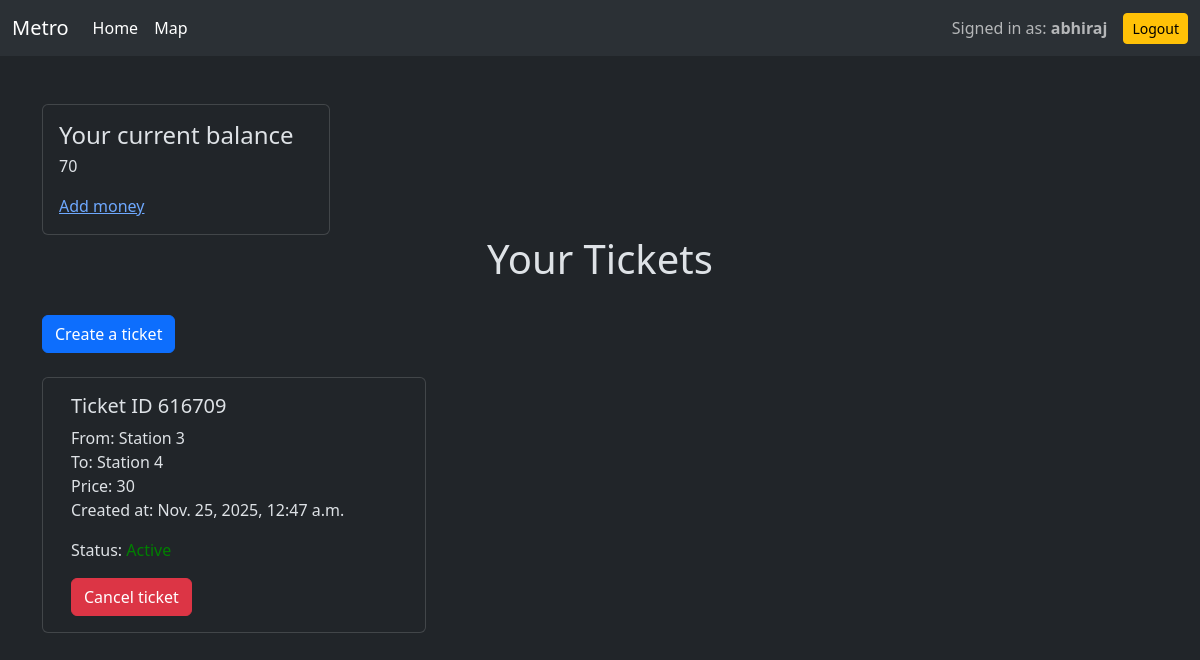
/ticket/ (signed in), run on the app's committed database.
### ticket/models.py (models this page shows, shortened)
class CustomUser(AbstractUser):
    balance = models.PositiveIntegerField(default=0)

class Ticket(models.Model):
    id = models.AutoField(primary_key=True)
    user = models.ForeignKey(settings.AUTH_USER_MODEL, on_delete=models.CASCADE)
    start_station = models.ForeignKey(Station, related_name='start', on_delete=models.CASCADE)
    end_station = models.ForeignKey(Station, related_name='end', on_delete=models.CASCADE)
    price = models.PositiveIntegerField(blank=True, null=True)
    created_at = models.DateTimeField(auto_now_add=True)
    uid = models.CharField(max_length=20)
    class Status(models.TextChoices):
        ACTIVE = 'ACTIVE', 'Active'
        IN_USE = 'IN_USE', 'In Use'
        EXPIRED = 'EXPIRED', 'Expired'
        USED = 'USED', 'Used'
    status = models.CharField(max_length=10, choices=Status.choices, default=Status.ACTIVE)

class Station(models.Model):
    id = models.AutoField(primary_key=True)
    name = models.CharField(max_length=100)
    def __str__(self):
        return self.name

### ticket/views.py (the view)
# urls.py: path('', views.ticket_list, name='ticket_list'),
@login_required
def ticket_list(request):
    tickets = Ticket.objects.all()
    for ticket in tickets:
        if ticket.created_at + datetime.timedelta(days=1) < timezone.now():
            ticket.status = ticket.Status.EXPIRED
            ticket.save()
    return render(request, "ticket_list.html", {"tickets": tickets})

### ticket/templates/ticket_list.html (shortened to what this page needs)
{% extends "layout.html" %}
{% block content %}
<br>
<div class="card" style="width: 18rem;">
  <div class="card-body">
    <h4 class="card-title">Your current balance</h4>
    <p class="card-text">{{user.balance}}</p>
    <a href="{% url "add_money" %}" class="card-link">Add money</a>
  </div>
</div>
<h1>Your Tickets</h1>
<a class="btn btn-primary mb-4 mt-4" href="{% url 'ticket_create' %}">Create a ticket</a>
<div class="container row gap-3">
    {% for ticket in tickets %}
    {% if ticket.user == request.user %}
        <div class="card" style="width: 24rem;">
        <div class="card-body">
            <h5 class="card-title"> Ticket ID {{ticket.uid}} </h5>
            <p class="card-text">From: {{ticket.start_station}} <br> To: {{ticket.end_station}} <br> Price: {{ticket.price}} <br> Created at: {{ticket.created_at}}<br></p>
            <p class="card-text bold-text" >Status: {% if ticket.status == 'ACTIVE' %}
                                        <span style="color: green;">Active</span>
                                        {% elif ticket.status == 'IN_USE' %}
                                            <span style="color: orange;">In Use</span>
                                        {% else %}
                                            <span style="color: red;">Expired</span>
                                        {% endif %}
                </p>
        {% if ticket.status == 'ACTIVE' %}
            <a href="{% url "ticket_cancel" ticket.id %}" class="btn btn-danger">Cancel ticket</a>
        {% endif %}
    </div>
</div>
    {% endif %}
    {% endfor %}
</div>
{% endblock %}

### templates/layout.html (shortened to what this page needs)
{% load static %}
{% load socialaccount %}
<!DOCTYPE html>
<html lang="en" data-bs-theme="dark">
<head>
    <link href="https://cdn.jsdelivr.net/npm/bootstrap@5.3.2/dist/css/bootstrap.min.css" rel="stylesheet">
</head>
<body>
    <nav class="navbar navbar-expand-lg bg-body-tertiary">
        <div class="container-fluid">
            <a class="navbar-brand">Metro</a>
            <div class="collapse navbar-collapse" id="navbarSupportedContent">
                <ul class="navbar-nav me-auto mb-2 mb-lg-0">
                    <li class="nav-item">
                        <a class="nav-link active" aria-current="page" href="{% url 'ticket_list' %}">Home</a>
                    </li>
                    <li class="nav-item">
                        <a class="nav-link active" aria-current="page" href="{% url 'ticket_map' %}">Map</a>
                    </li>
                </ul>
            </div>
            <div class="d-flex align-items-center gap-2 mt-2 mt-lg-0">
                {% if user.is_authenticated %}
                    <span class="navbar-text me-2">
                        Signed in as: <strong>{{user.username}}</strong>
                    </span>
                    <form method="post" action="/accounts/logout/">
                        <button type="submit" class="btn btn-warning btn-sm">Logout</button>
                    </form>
                {% endif %}
            </div>
        </div>
    </nav>
    <div class='container mt-4'>
        {% block content %}{% endblock %}
    </div>
</body>
</html>

### ticket/templates/ticket_list.html (style rules this page uses)
h1 { text-align: center; }

### data on the page
CustomUser: username "abhiraj", balance "70"
Ticket: uid "616709", start_station "Station 3", end_station "Station 4", price "30", created_at "Nov. 25, 2025, 12:47 a.m.", status "Active"
